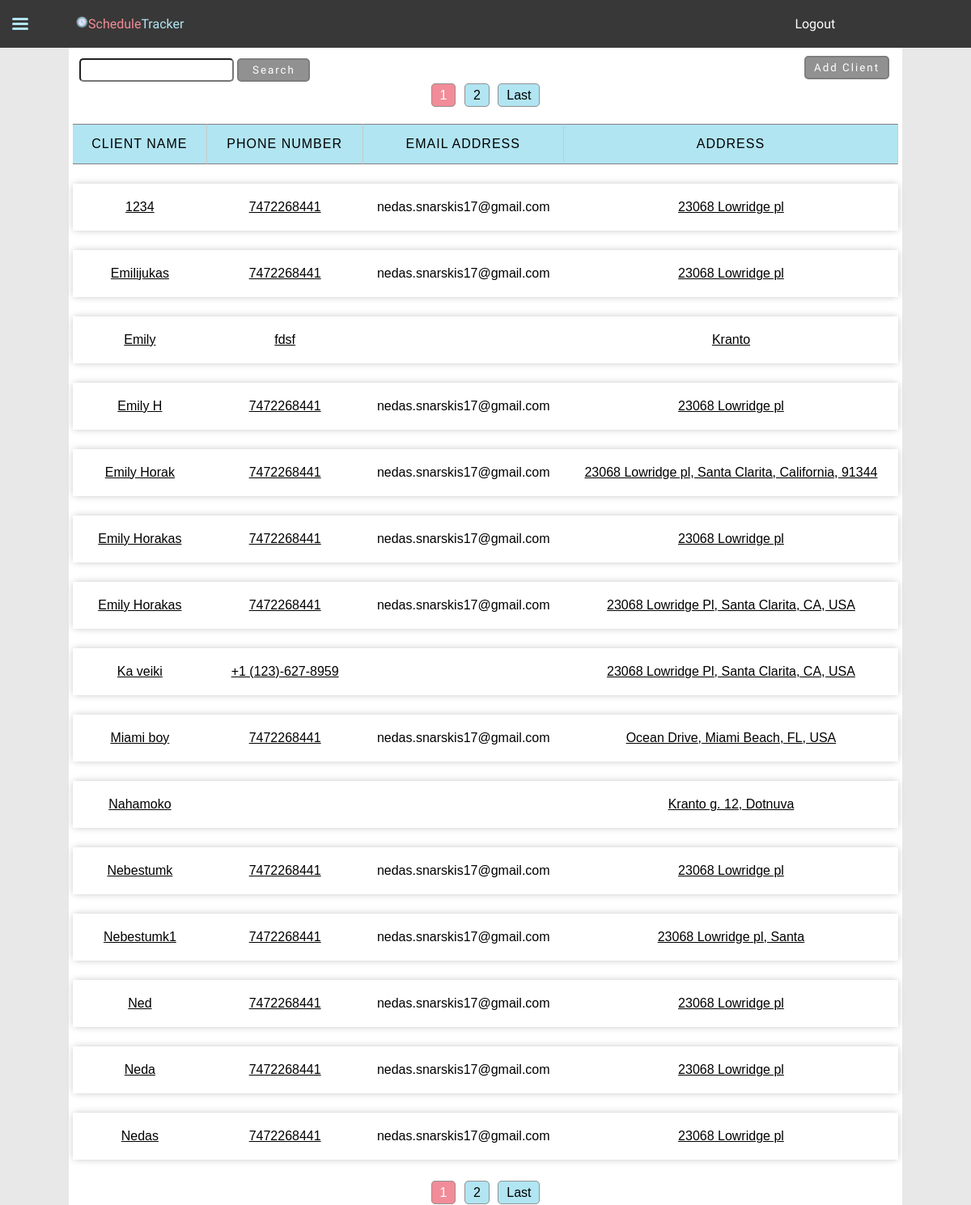
Page /clients/ (signed in) on the earlier database version.
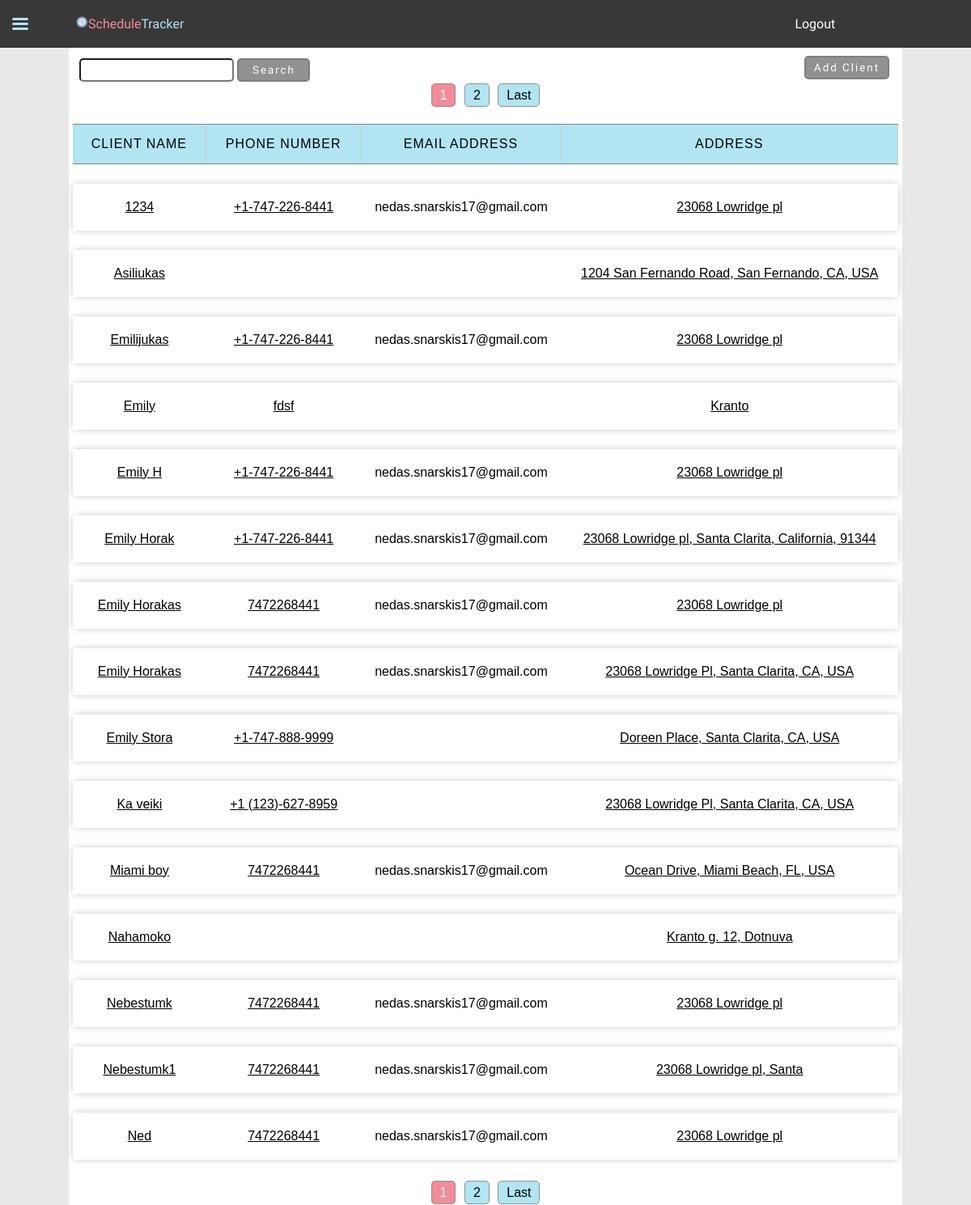
Same page on the later database version.
### JobTrackingApp/models.py (models this page shows, shortened)
class Client(models.Model):
    user = models.ForeignKey(User, on_delete=models.CASCADE)
    name = models.CharField(max_length=30)
    address = models.CharField(max_length=60)
    phone_number = models.CharField(blank=True, max_length=30)
    email_address = models.EmailField(blank=True, max_length=30)

### JobTrackingApp/views.py (the view, shortened to what this page needs)
# urls.py: path("clients/", views.clients, name="clients"),
@login_required
def clients(request):
    clientList = Client.objects.filter(user=request.user).order_by("name")
    if request.method == "GET":
        form = ClientForm()
        searchForm = SearchForm(request.GET)
        if searchForm.is_valid():
            data = searchForm.cleaned_data
            query = data["query"]
            if query:
                clientList = clientList.filter(name__icontains=query)
    page_number = request.GET.get("page", 1)
    paginator = Paginator(clientList, 15)
    pageList = paginator.get_page(page_number)
    context = {
        "paginator": paginator,
        "page_obj": pageList,
        "form": form,
        "searchForm": searchForm,
        "is_paginated": True,
        "search": query,
    }
    return render(
        request,
        "JobTrackingApp/clients.html",
        context,
    )

### JobTrackingApp/forms.py (shortened to what this page needs)
class ClientForm(ModelForm):
    name = forms.CharField(
        error_messages={"invalid": "Client with the same name already exists"}
    )
    name.widget.attrs.update(
        {"placeholder": "required", "autocomplete": "new-password"}
    )
    address = forms.CharField()
    address.widget.attrs.update(
        {"autocomplete": "new-password", "placeholder": "required"}
    )
    phone_number = forms.RegexField(
        regex=r"^(\+?1?)\D*(\d{3})\D*(\d{3})\D*(\d{4})\D*$",
        error_messages={
            "invalid": "Phone number must be entered in the format: '+1-333-666-9999'. Up to 15 digits allowed.",
        },
        required=False,
        widget=forms.TextInput(
            attrs={
                "placeholder": "Example: +1-323-627-8956 (optional)",
                "autocomplete": "new-password",
            }
        ),
    )
    email_address = forms.EmailField(required=False)
    email_address.widget.attrs.update(
        {"placeholder": "optional", "autocomplete": "new-password"}
    )
    class Meta:
        model = Client
        fields = ["name", "address", "phone_number", "email_address"]

class SearchForm(forms.Form):
    query = forms.CharField(max_length=100, required=False)

### JobTrackingApp/templates/JobTrackingApp/clients.html (shortened to what this page needs)
{% extends 'JobTrackingApp/base.html' %}
{% load static %}
{% block css %}
    <link rel="stylesheet" href="{% static 'css/clients.css' %}">
{% endblock css %}
{% block content %}
    <div class="features">
        <button class="addClient button"> Add Client </button>
    </div>
    <div class="search">
        <form class="searchForm" action='' method='GET'>
            {{ searchForm.query }}
            <input class="button" type="submit" value="Search">
        </form>
    </div>
    {% if is_paginated %}
    <div class="paginator">
        <a class="current-page-number">{{ page_obj.number }}</a>
        {% if page_obj.has_next %}
            <a href="?page={{ page_obj.next_page_number }}&query={{ search }}" class="page-number">{{ page_obj.next_page_number }}</a>
        {% endif %}
        {% if paginator.num_pages > page_obj.next_page_number %}
            <a href="?page={{ paginator.num_pages }}&query={{ search }}" class="page-number">Last</a>
        {% endif %}
    </div>
    {% endif %}
    <table id="clientsTable">
        {% if page_obj %}
            <tr class="table-header">
                <th> Client name</th>
                <th> Phone number</th>
                <th> Email address </th>
                <th> Address </th>
            </tr>
            {% for client in page_obj %}
                <tr class="table-row">
                    <td class"link"><a class="link" href="{% url 'client-detail' client.pk %}">{{ client.name }}</a></td>
                    <td><a href="tel:{{ client.phone_number }}"> {{ client.phone_number }} </a></td>
                    <td> {{ client.email_address }} </td>
                    <td><a href="https://www.google.com/maps/search/?api=1&query={{ client.address }}">{{ client.address }}</a></td>
                </tr>
            {% endfor %}
        {% else %}
            <p class="not-found"> Could not find any client. Try again </p>
        {% endif %}
    </table>
    {% if is_paginated %}
    <div class="paginator">
        <a class="current-page-number">{{ page_obj.number }}</a>
        {% if page_obj.has_next %}
            <a href="?page={{ page_obj.next_page_number }}&query={{ search }}" class="page-number">{{ page_obj.next_page_number }}</a>
        {% endif %}
        {% if paginator.num_pages > page_obj.next_page_number %}
            <a href="?page={{ paginator.num_pages }}&query={{ search }}" class="page-number">Last</a>
        {% endif %}
    </div>
    {% endif %}
{% endblock content %}

### JobTrackingApp/templates/JobTrackingApp/base.html (shortened to what this page needs)
<!DOCTYPE html>
<html lang="en">
{% load static %}
<head>
    <link rel="stylesheet" href="{% static 'css/main.css' %}">
    {% block css %} {% endblock css %}
</head>
<body>
    <nav id="navbar">
        <div class="menu">
            <div id="sidebar-icon">
                <span class="side-bar-container">
                    <div class="sidebar"></div>
                    <div class="sidebar"></div>
                    <div class="sidebar"></div>
                </span>
            </div>
            <div id="logo" class="item"><a href="{% url 'index' %}"><img id="clock" src="{% static 'icons/clocknew.gif'%}"/>Schedule<span>Tracker</span></a></div>
            {% if request.user.is_authenticated %}
                <div id="logout" class="item"><a href="{% url 'logout' %}">Logout</a></div>
            {% else %}
                <div id="login" class="item"><a href="{% url 'login' %}">Login</a></div>
                <div id="register" class="item"><a href="{% url 'register' %}">Register</a></div>
            {% endif %}
        </div>
    </nav>
    <main id="content">
        {% block content %}
        {% endblock content%}
    </main>
</body>
</html>

### static/css/main.css (style rules this page uses)
.button { padding: 5px; width: 100%; border-radius: 5px; cursor: pointer; background-color: #919191; color: white; font-family: 'Balsamiq Sans', cursive; letter-spacing: 2px; border: 2px solid #7e7e7e; }
a, a:visited { text-decoration: none; color: inherit; }
body { margin: 0px; padding: 0px; background-color: #e8e8e8; font-family: Arial, Helvetica, sans-serif; }
nav#navbar { background-color: #393838; padding: 20px 10px 20px 10px; font-family: 'Balsamiq Sans', cursive; color: white; }
nav#navbar div.menu { display: flex; flex-direction: row; align-items: center; }
nav#navbar div.menu div#sidebar-icon { width: 20px; height: 15px; margin-left: 5px; cursor: pointer; }
nav#navbar div.menu div#sidebar-icon span.side-bar-container { width: inherit; height: inherit; display: flex; flex-direction: column; justify-content: space-between; }
nav#navbar div.menu div#sidebar-icon span.side-bar-container div.sidebar { height: 3px; width: 100%; background-color: #b1e5f2; border-radius: 3px; transition: all 0.3s ease-in-out; }
nav#navbar div.menu div#logo { color: #f28c98; flex: 2; text-align: start; padding-left: 5%; }
nav#navbar div.menu div#logo span { color: #b1e5f2; }
nav#navbar div.menu div#logo img#clock { width: 15px; }
nav#navbar div.menu div#login, nav#navbar div.menu div#register, nav#navbar div.menu div#logout { flex: 1; text-align: center; }
main { padding: 5px; width: 85%; min-height: 100vh; margin: auto; background-color: white; position: relative; }

### static/css/clients.css (style rules this page uses)
a.page-number { padding: 5px 10px; border: 1px solid #919191; border-radius: 5px; background-color: #b1e5f2; cursor: pointer; text-align: center; margin: 3px; }
a.current-page-number { padding: 5px 10px; border: 1px solid #919191; border-radius: 5px; background-color: #f28c98; color: white; cursor: pointer; text-align: center; margin: 3px; }
.button { padding: 5px; width: 100%; border-radius: 5px; cursor: pointer; background-color: #919191; color: white; font-family: 'Balsamiq Sans', cursive; letter-spacing: 2px; border: 2px solid #7e7e7e; }
a, a:visited { text-decoration: none; color: inherit; }
body { margin: 0px; padding: 0px; background-color: #e8e8e8; font-family: Arial, Helvetica, sans-serif; }
nav#navbar { background-color: #393838; padding: 20px 10px 20px 10px; font-family: 'Balsamiq Sans', cursive; color: white; }
nav#navbar div.menu { display: flex; flex-direction: row; align-items: center; }
nav#navbar div.menu div#sidebar-icon { width: 20px; height: 15px; margin-left: 5px; cursor: pointer; }
nav#navbar div.menu div#sidebar-icon span.side-bar-container { width: inherit; height: inherit; display: flex; flex-direction: column; justify-content: space-between; }
nav#navbar div.menu div#sidebar-icon span.side-bar-container div.sidebar { height: 3px; width: 100%; background-color: #b1e5f2; border-radius: 3px; transition: all 0.3s ease-in-out; }
nav#navbar div.menu div#logo { color: #f28c98; flex: 2; text-align: start; padding-left: 5%; }
nav#navbar div.menu div#logo span { color: #b1e5f2; }
nav#navbar div.menu div#logo img#clock { width: 15px; }
nav#navbar div.menu div#login, nav#navbar div.menu div#register, nav#navbar div.menu div#logout { flex: 1; text-align: center; }
main { padding: 5px; width: 85%; min-height: 100vh; margin: auto; background-color: white; position: relative; }
main div.features { float: right; margin-right: 1rem; }
main div.features button.addClient { margin: 5px; padding: 5px; border-radius: 5px; cursor: pointer; }
main table#clientsTable { width: 100%; border-spacing: 0 1.5rem; }
main table#clientsTable th { text-align: center; padding: 15px; border-bottom: 1px solid grey; border-top: 1px solid grey; background-color: #f28c98; background-color: #b1e5f2; border-right: 1px solid #c9c9c9; text-transform: uppercase; font-family: 'Franklin Gothic Medium', 'Arial Narrow', Arial, sans-serif; font-weight: normal; letter-spacing: 1px; }
main table#clientsTable td { text-align: center; padding: 20px 5px; }
main table#clientsTable td a { color: inherit; text-decoration: underline; text-decoration-color: inherit; }
main table#clientsTable .table-row { background-color: white; border-radius: 5px; border: 1px solid black; box-shadow: 0px 0px 9px 0px #c9c9c9; }
main div.paginator { clear: both; margin: auto; text-align: center; margin: 0.5rem auto 0.1rem auto; }
main div.search { float: left; display: block; margin: 0.5rem; }
main div.search input { padding: 5px; border-radius: 5px; }
main div.search input.button { width: 90px; }

Differences in the rows shown:
no longer on this page (row unchanged): Client: name "Neda", phone_number "7472268441", email_address "nedas.snarskis17@gmail.com", address "23068 Lowridge pl"
no longer on this page (row unchanged): Client: name "Nedas", phone_number "7472268441", email_address "nedas.snarskis17@gmail.com", address "23068 Lowridge pl"
changed Client (number 1 of 15 on the later page): phone_number "7472268441" → "+1-747-226-8441"
added Client: name "Asiliukas", address "1204 San Fernando Road, San Fernando, CA, USA"
changed Client "Emilijukas": phone_number "7472268441" → "+1-747-226-8441"
changed Client "Emily H": phone_number "7472268441" → "+1-747-226-8441"
changed Client "Emily Horak": phone_number "7472268441" → "+1-747-226-8441"
added Client: name "Emily Stora", phone_number "+1-747-888-9999", address "Doreen Place, Santa Clarita, CA, USA"
